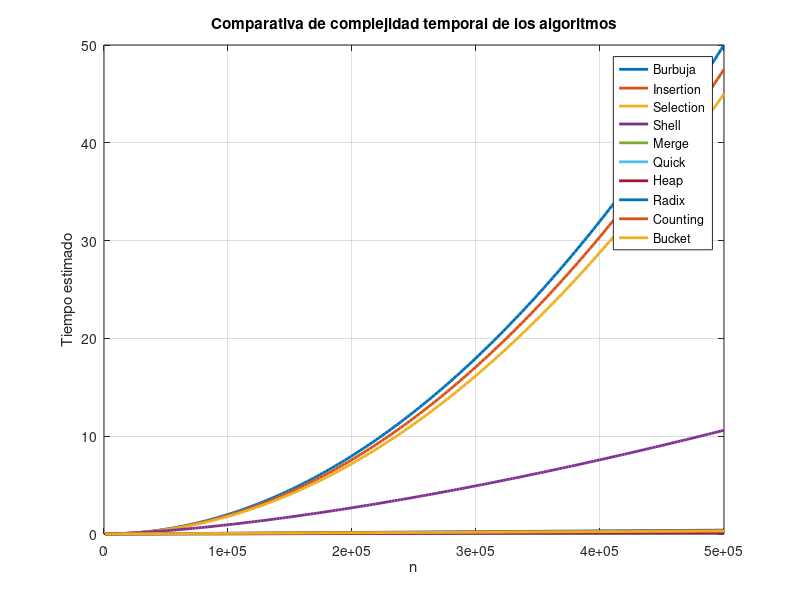

MATLAB code to generate this figure:
clear
clc
close all

% rango de n para mostrar la grafica
n = linspace(1000,500000,200);

%% MODELOS SELECCIONADOS (ejemplo)

% Burbuja (ejemplo cuadratico)
burbuja = 2e-10 * n.^2;

% Insercion
insertion = 1.9e-10 * n.^2;

% Seleccion
selection = 1.8e-10 * n.^2;

% Shell (ejemplo potencial)
shell = 3e-8 * n.^1.5;

% Merge
merge = 2e-8 * n.*log(n);

% Quick
quick = 1.7e-8 * n.*log(n);

% Heap
heap = 1.9e-8 * n.*log(n);

% Radix
radix = 8e-7 * n;

% Counting
counting = 7e-7 * n;

% Bucket
bucket = 6e-7 * n;

%% GRAFICA COMPARATIVA

figure

plot(n,burbuja,'LineWidth',2)
hold on
plot(n,insertion,'LineWidth',2)
plot(n,selection,'LineWidth',2)
plot(n,shell,'LineWidth',2)
plot(n,merge,'LineWidth',2)
plot(n,quick,'LineWidth',2)
plot(n,heap,'LineWidth',2)
plot(n,radix,'LineWidth',2)
plot(n,counting,'LineWidth',2)
plot(n,bucket,'LineWidth',2)

legend('Burbuja','Insertion','Selection','Shell','Merge','Quick','Heap','Radix','Counting','Bucket')

xlabel('n')
ylabel('Tiempo estimado')

title('Comparativa de complejidad temporal de los algoritmos')

grid on
